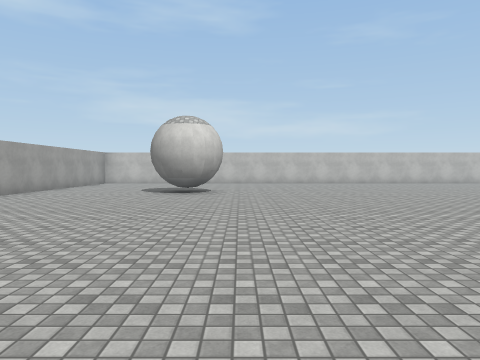
view 1 (above)

24 first-person views from a walk through a Unity game level. The camera is 1.5 m above the floor, tilts 2° down and sees 70° across. The floor is counted in squares, 2 m on a side. Each view is taken from the middle of a square. On the plan, view 1 faces up. The plan holds only what a view shows up to about 11 squares ahead; the rest is blank. The place goes on beyond the plan. Surface patterns are stand-ins for the level's own textures.

view 2
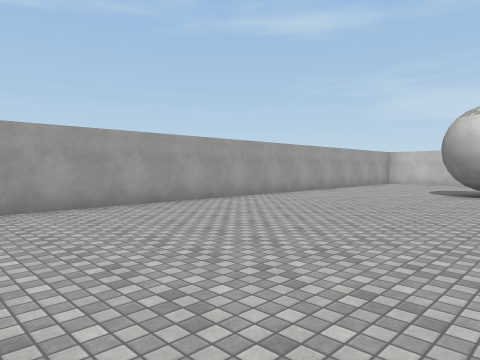

view 3
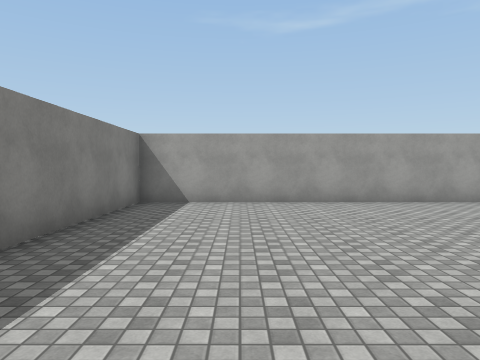

view 4
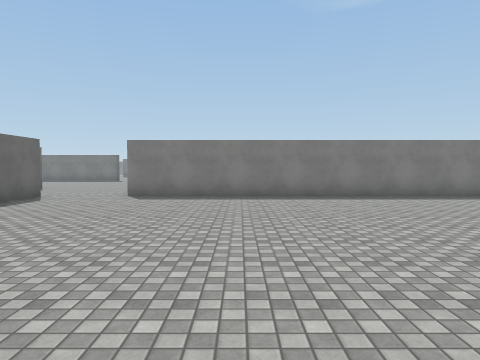

view 5
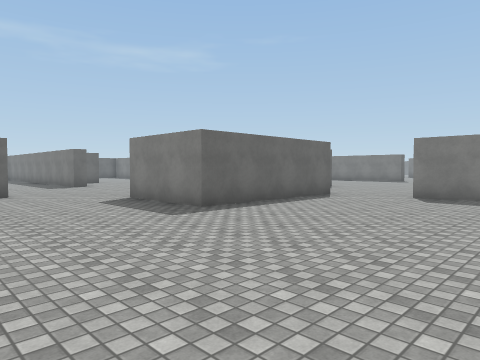

view 6
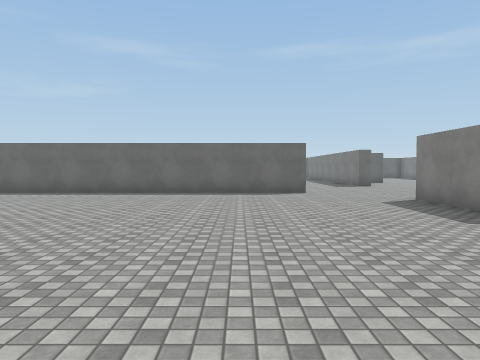

view 7
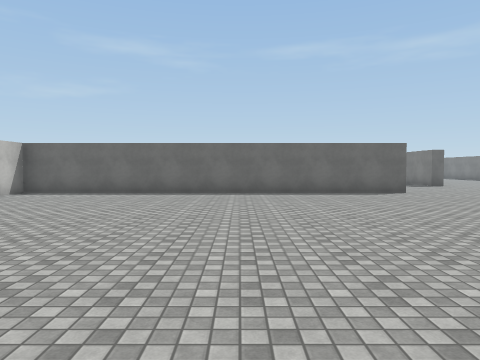

view 8
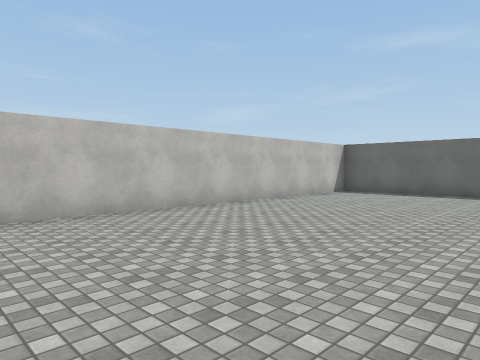

view 9
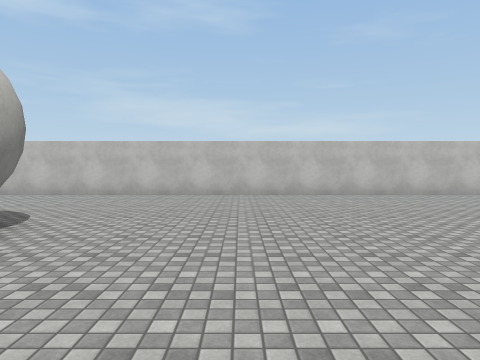

view 10
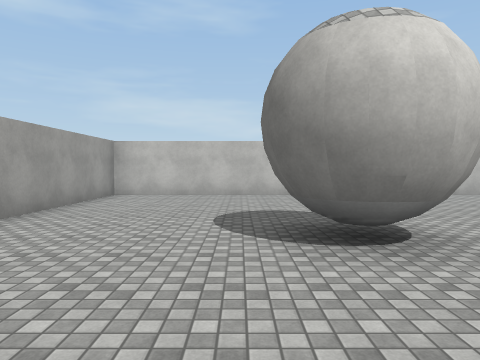

view 11
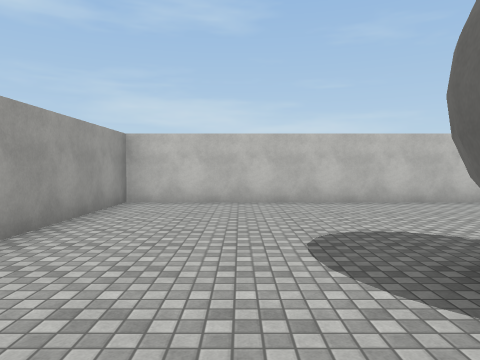

view 12
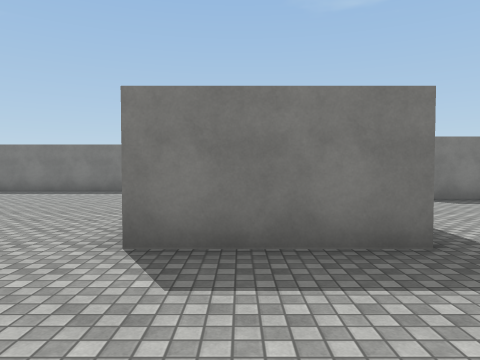

view 13
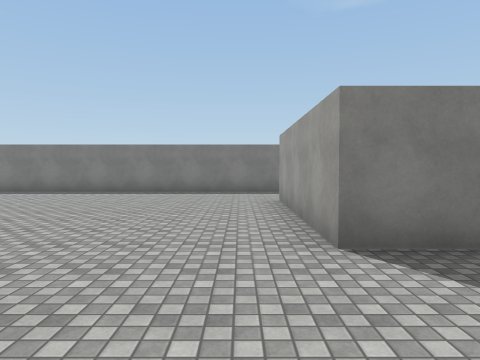

view 14
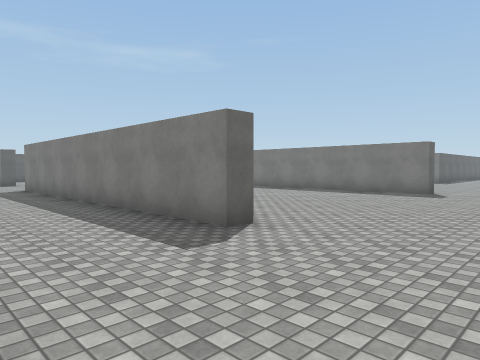

view 15
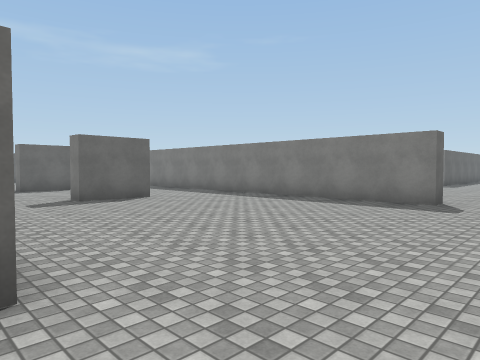

view 16
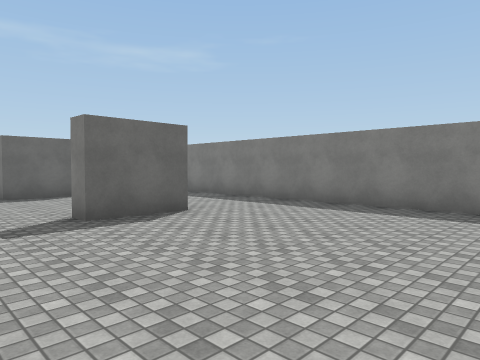

view 17
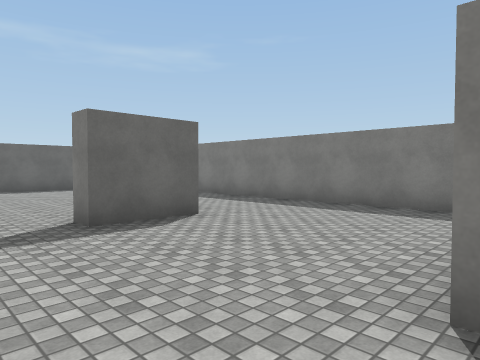

view 18
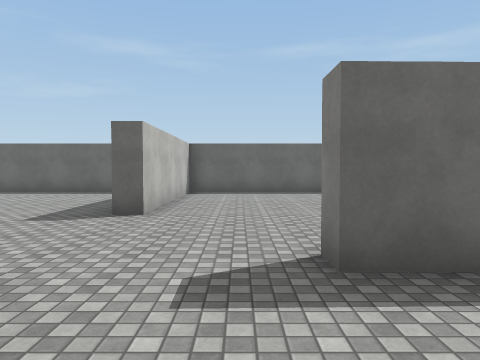

view 19
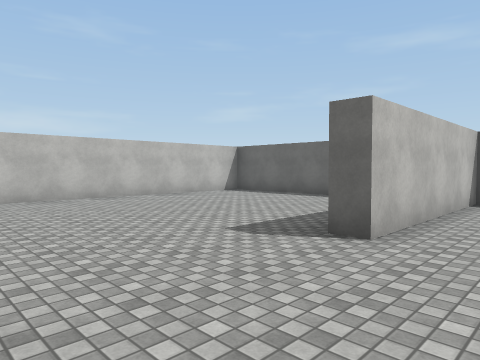

view 20
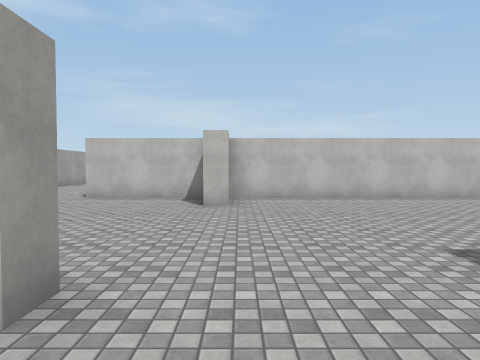

view 21
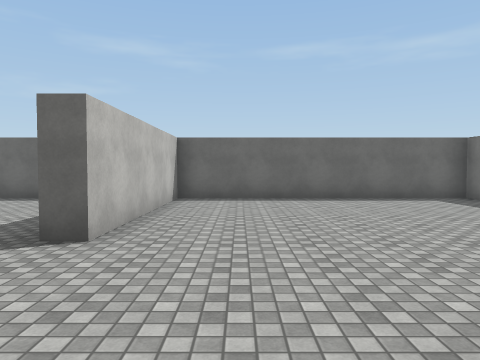

view 22
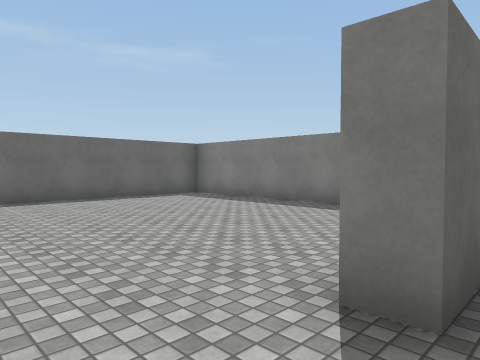

view 23
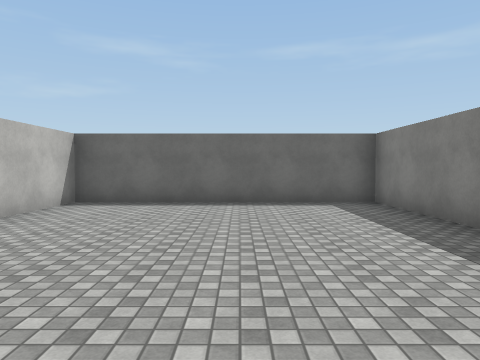

view 24
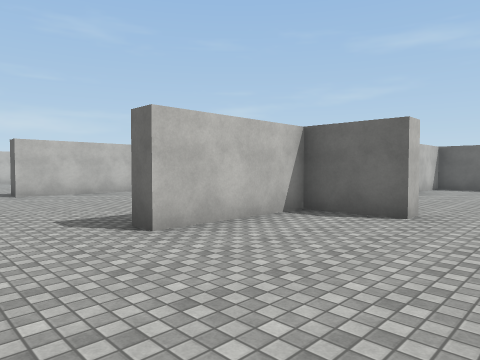

### Floor plan
Points are (right, up) in squares from view 1. A wall is a line through its corners. A room is listed if a view was taken in it or the views show most of it. See-through windows are left out.
Room 1 (views 1, 2, 3, 4, 5, 6, 7, 8, 9, 10, 11, 12, 13, 14, 20, 22, 23, 24)
walls: (12.3, 5) (12.3, 16.5) (-6.5, 16.5) (-6.5, -2.2) (5.1, -2.2); (19.4, 8.2) (16.1, 8.2) (16.1, 8.8); (7.2, -2) (7.2, 2.8) (10.1, 2.8) (10.1, -1.9); (19.9, -0.2) (19.3, -0.2) (19.2, 1.6) (16.1, 1.6) (16.1, 2.1); (9.2, -5) (18.9, -5) (18.9, -5.5); (19.4, -7.7) (20.1, -7.7); (24.1, -5) (27.5, -5) (27.5, 1.6) (19.8, 1.6); (20.6, -12.6) (27.5, -12.6) (27.5, -5.5) (22.5, -5.5) (22.5, -4.9)
ways out: opening at (6.5, -2) to room 2; opening at (10, -3.5) to room 2; opening at (20.4, -9.2) to room 2
objects: other object (-2, 10) to (-1, 11)
Room 2 (views 15, 16, 17, 18, 19, 21)
walls: (9.2, -13.1) (9.2, -12.6) (20.6, -12.6); (9.2, -5.5) (9.2, -5); (15, -9.8) (14.9, -7.8) (15.6, -7.8); (19.5, -9.5) (19.4, -7.7)
ways out: opening at (6.5, -2) to room 1; opening at (10, -3.5) to room 1; opening at (20.4, -9.2) to room 1

Positions as (right, up) in squares from view 1, and headings:
1: (0, 0), facing up
2: (0, 0), facing up-left
3: (1, 0), facing left
4: (2, 7), facing down
5: (2, 7), facing down-right
6: (2, 7), facing right
7: (2, 10), facing right
8: (2, 11), facing up-right
9: (2, 7), facing up
10: (-3, 7), facing up
11: (-4, 9), facing up
12: (9, 6), facing down
13: (11, 6), facing down
14: (6, -2), facing down-right
15: (7, -5), facing down-right
16: (10, -6), facing down-right
17: (15, -6), facing down-right
18: (17, -7), facing right
19: (19, -7), facing up-right
20: (20, -7), facing up
21: (19, -7), facing right
22: (19, -6), facing down-right
23: (20, -2), facing right
24: (14, -2), facing up-right
